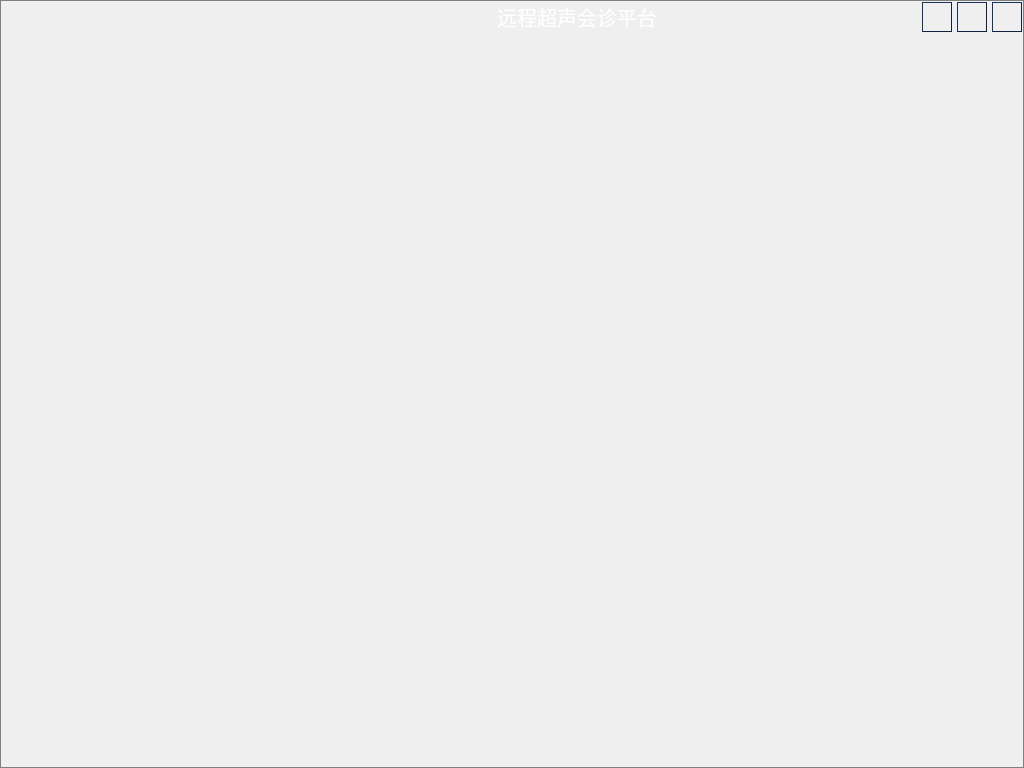
<?xml version="1.0" encoding="UTF-8"?>
<ui version="4.0">
 <class>MFramelessWindow</class>
 <widget class="QWidget" name="MFramelessWindow">
  <property name="geometry">
   <rect>
    <x>0</x>
    <y>0</y>
    <width>1024</width>
    <height>768</height>
   </rect>
  </property>
  <property name="windowTitle">
   <string>MFramelessWindow</string>
  </property>
  <property name="styleSheet">
   <string notr="true">#centerWidget
{
	border:1px solid gray;
}

#frameStatusBar{
	border-image: url(:/Resource/StatusBarBgIcon.png);
}
/*
#videotapemanagerBtn{
	border:none;
	font-size:11pt;
	font-weight:bold;
	color:#FFFFFF;
}

#videotapemanagerBtn:pressed{
	border:none;
	background-image: url(:/core/qml/image/icon_lanse.png);
	font-size:11pt;
	font-weight:bold;
	color:#FFFFFF;
}*/

</string>
  </property>
  <layout class="QVBoxLayout" name="verticalLayout">
   <property name="spacing">
    <number>0</number>
   </property>
   <property name="leftMargin">
    <number>0</number>
   </property>
   <property name="topMargin">
    <number>0</number>
   </property>
   <property name="rightMargin">
    <number>0</number>
   </property>
   <property name="bottomMargin">
    <number>0</number>
   </property>
   <item>
    <widget class="QWidget" name="centerWidget" native="true">
     <layout class="QVBoxLayout" name="verticalLayout_2">
      <property name="spacing">
       <number>0</number>
      </property>
      <property name="leftMargin">
       <number>2</number>
      </property>
      <property name="topMargin">
       <number>2</number>
      </property>
      <property name="rightMargin">
       <number>2</number>
      </property>
      <property name="bottomMargin">
       <number>2</number>
      </property>
      <item>
       <widget class="QFrame" name="frameTitleBar">
        <property name="styleSheet">
         <string notr="true">#frameTitleBar{
	background-image: url(:/Resource/TitleBarBgIcon.png);
}

#lbTitleIcon
{
	width:20;
	border:none;
	background:none;
	border-image: url(:/Resource/TitleIcon.png);
}
#lbTitleText
{
	color:#FFFFFF;
	font-size:15pt;
	font-family:Microsoft YaHei;
}

QPushButton
{
	color: rgb(255, 255, 255);
    background: qlineargradient(x1: 0, y1: 0, x2: 0, y2: 1,
    	stop: 0 #5B5F5F, stop: 0.5 #0C2436,stop: 1.0 #27405A);   
    border-style: outset;
    border-width: 1px;
    border-color: #11223F;
    padding: 1px;
}

QPushButton::hover{
    background: qlineargradient(x1: 0, y1: 0, x2: 0, y2: 1,
    	stop: 0 #758385, stop: 0.5 #122C39,stop: 1.0 #0E7788);
    border-color: #11505C;
}

QPushButton::pressed{
    background: qlineargradient(x1: 0, y1: 0, x2: 0, y2: 1,
    	stop: 0 #969B9C, stop: 0.5 #16354B,stop: 1.0 #244F76);
    border-color: #11505C;
}

#btnMinimum
{
	image: url(:/Resource/MinimumIcon.png);
}

#btnMaximum
{
	image: url(:/Resource/NormalIcon.png);
}

#btnClose{
	image: url(:/Resource/CloseIcon.png);
}</string>
        </property>
        <property name="frameShape">
         <enum>QFrame::NoFrame</enum>
        </property>
        <property name="frameShadow">
         <enum>QFrame::Raised</enum>
        </property>
        <property name="lineWidth">
         <number>0</number>
        </property>
        <layout class="QHBoxLayout" name="horizontalLayout">
         <property name="spacing">
          <number>5</number>
         </property>
         <property name="leftMargin">
          <number>0</number>
         </property>
         <property name="topMargin">
          <number>0</number>
         </property>
         <property name="rightMargin">
          <number>0</number>
         </property>
         <property name="bottomMargin">
          <number>0</number>
         </property>
         <item>
          <widget class="QLabel" name="lbTitleIcon">
           <property name="minimumSize">
            <size>
             <width>230</width>
             <height>0</height>
            </size>
           </property>
           <property name="text">
            <string/>
           </property>
          </widget>
         </item>
         <item>
          <widget class="QLabel" name="lbTitleText">
           <property name="sizePolicy">
            <sizepolicy hsizetype="Expanding" vsizetype="Preferred">
             <horstretch>0</horstretch>
             <verstretch>0</verstretch>
            </sizepolicy>
           </property>
           <property name="text">
            <string>远程超声会诊平台</string>
           </property>
           <property name="alignment">
            <set>Qt::AlignCenter</set>
           </property>
          </widget>
         </item>
         <item>
          <widget class="QPushButton" name="btnMinimum">
           <property name="minimumSize">
            <size>
             <width>30</width>
             <height>30</height>
            </size>
           </property>
           <property name="maximumSize">
            <size>
             <width>30</width>
             <height>30</height>
            </size>
           </property>
           <property name="text">
            <string/>
           </property>
          </widget>
         </item>
         <item>
          <widget class="QPushButton" name="btnMaximum">
           <property name="minimumSize">
            <size>
             <width>30</width>
             <height>30</height>
            </size>
           </property>
           <property name="maximumSize">
            <size>
             <width>30</width>
             <height>30</height>
            </size>
           </property>
           <property name="text">
            <string/>
           </property>
          </widget>
         </item>
         <item>
          <widget class="QPushButton" name="btnClose">
           <property name="minimumSize">
            <size>
             <width>30</width>
             <height>30</height>
            </size>
           </property>
           <property name="maximumSize">
            <size>
             <width>30</width>
             <height>30</height>
            </size>
           </property>
           <property name="text">
            <string/>
           </property>
          </widget>
         </item>
        </layout>
       </widget>
      </item>
      <item>
       <widget class="QWidget" name="widgetCentral" native="true">
        <property name="sizePolicy">
         <sizepolicy hsizetype="Preferred" vsizetype="Expanding">
          <horstretch>0</horstretch>
          <verstretch>0</verstretch>
         </sizepolicy>
        </property>
       </widget>
      </item>
      <item>
       <widget class="QFrame" name="frameStatusBar">
        <property name="minimumSize">
         <size>
          <width>0</width>
          <height>40</height>
         </size>
        </property>
        <property name="maximumSize">
         <size>
          <width>16777215</width>
          <height>40</height>
         </size>
        </property>
        <property name="frameShape">
         <enum>QFrame::NoFrame</enum>
        </property>
        <property name="frameShadow">
         <enum>QFrame::Raised</enum>
        </property>
        <property name="lineWidth">
         <number>0</number>
        </property>
       </widget>
      </item>
     </layout>
    </widget>
   </item>
  </layout>
 </widget>
 <layoutdefault spacing="6" margin="11"/>
 <resources/>
 <connections/>
</ui>
